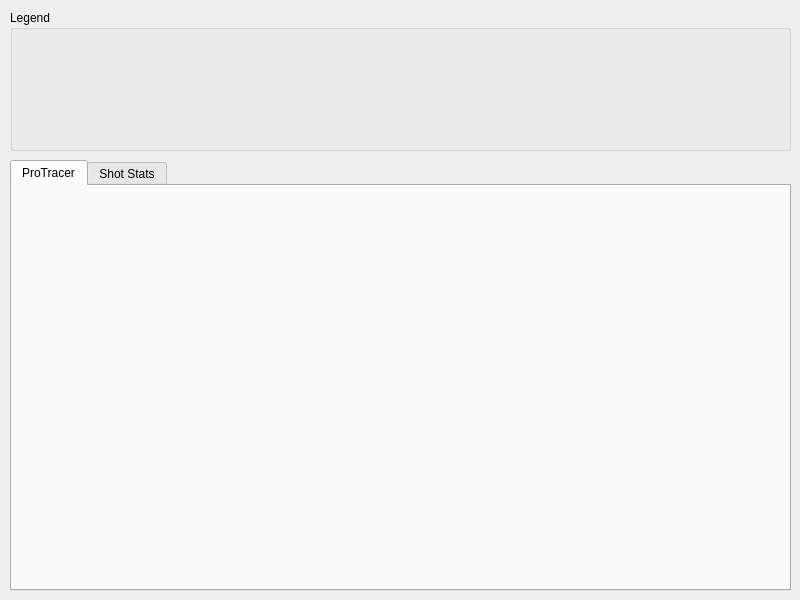
<?xml version="1.0" encoding="UTF-8"?>
<ui version="4.0">
 <class>dlg2D</class>
 <widget class="QDialog" name="dlg2D">
  <property name="geometry">
   <rect>
    <x>0</x>
    <y>0</y>
    <width>800</width>
    <height>600</height>
   </rect>
  </property>
  <property name="windowTitle">
   <string>PyProTracer 2D</string>
  </property>
  <widget class="QGroupBox" name="groupBox">
   <property name="geometry">
    <rect>
     <x>10</x>
     <y>10</y>
     <width>781</width>
     <height>141</height>
    </rect>
   </property>
   <property name="title">
    <string>Legend</string>
   </property>
  </widget>
  <widget class="QTabWidget" name="tabWidget">
   <property name="geometry">
    <rect>
     <x>10</x>
     <y>160</y>
     <width>781</width>
     <height>431</height>
    </rect>
   </property>
   <property name="currentIndex">
    <number>0</number>
   </property>
   <widget class="QWidget" name="tab">
    <attribute name="title">
     <string>ProTracer</string>
    </attribute>
    <widget class="QWidget" name="widget" native="true">
     <property name="geometry">
      <rect>
       <x>0</x>
       <y>0</y>
       <width>771</width>
       <height>401</height>
      </rect>
     </property>
    </widget>
   </widget>
   <widget class="QWidget" name="tab_2">
    <attribute name="title">
     <string>Shot Stats</string>
    </attribute>
   </widget>
  </widget>
 </widget>
 <resources/>
 <connections/>
</ui>
